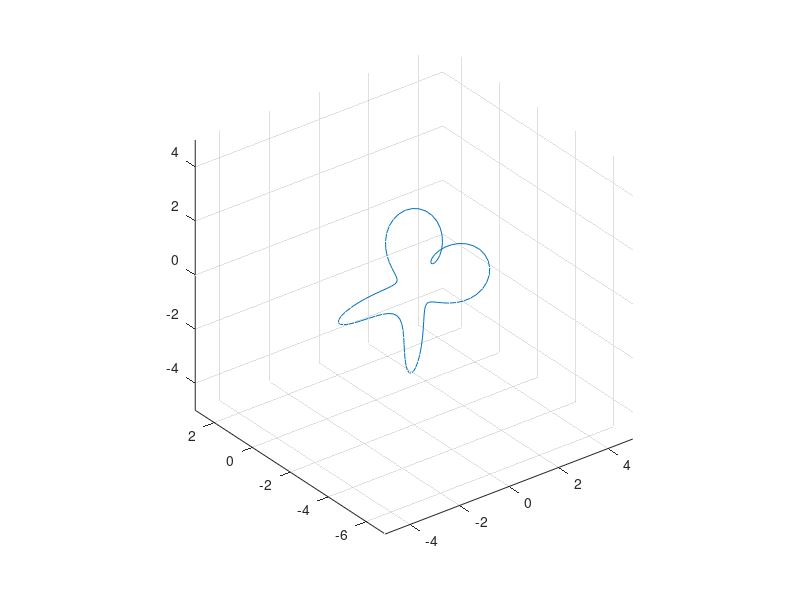

Reproduce this figure in MATLAB. (Note: this script raises an error after producing the figure.)


clear
clc
t = linspace(0,2*pi);

x = (2+cos(4*t)).*cos(t);
y = sin(4*t)./2-2;
z = (2+cos(4*t)).*sin(t);

X = [x;
    y;
    z]

plot3(X(1,:), X(2,:), X(3,:));
xlim([-5,5]);
grid on
axis equal
hold on

drawCAxis()
n = [1.9; 0.6; 0.7];
p0 = [0 0 0]'

drawArrow3(p0,n);
L = n*[-3:3];
plot3(L(1,:), L(2,:), L(3,:));
hold on 
drawPlane(n);



%del 2
q = 1.9^2+0.6^2+0.7^2;
w = sqrt(q);
skal = 1/w;


a = skal *1.9;
b = skal*0.6;
c = skal*0.7;

PA = [1-a^2 -a*b -a*c
    -a*b 1-b^2 -b*c
    -a*c -b*c 1-c^2];

Proj = PA*X;

%plot3(Proj(1,:), Proj(2,:), Proj(3,:));


%del 3
v = deg2rad(330)
n1 = skal*n;
RA = matrixRot3(n1,v);
Rot = RA*X;
plot3(Rot(1,:), Rot(2,:), Rot(3,:));

%lägg till projecerad roterad figur
f = PA*RA*X
%plot3(f(1,:), f(2,:), f(3,:));



